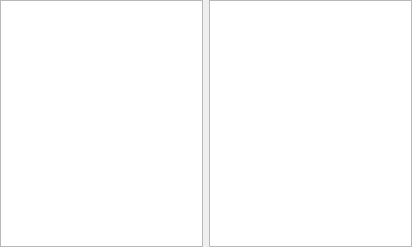
<ui version="4.0" >
 <class>ThemePage</class>
 <widget class="QWidget" name="ThemePage" >
  <property name="geometry" >
   <rect>
    <x>0</x>
    <y>0</y>
    <width>412</width>
    <height>247</height>
   </rect>
  </property>
  <layout class="QHBoxLayout" >
   <property name="margin" >
    <number>0</number>
   </property>
   <item>
    <widget class="QListWidget" name="mThemeList" />
   </item>
   <item>
    <widget class="QTextBrowser" name="mThemeInfo" />
   </item>
  </layout>
 </widget>
 <layoutdefault spacing="6" margin="11" />
 <pixmapfunction>qPixmapFromMimeSource</pixmapfunction>
 <resources/>
 <connections/>
</ui>
